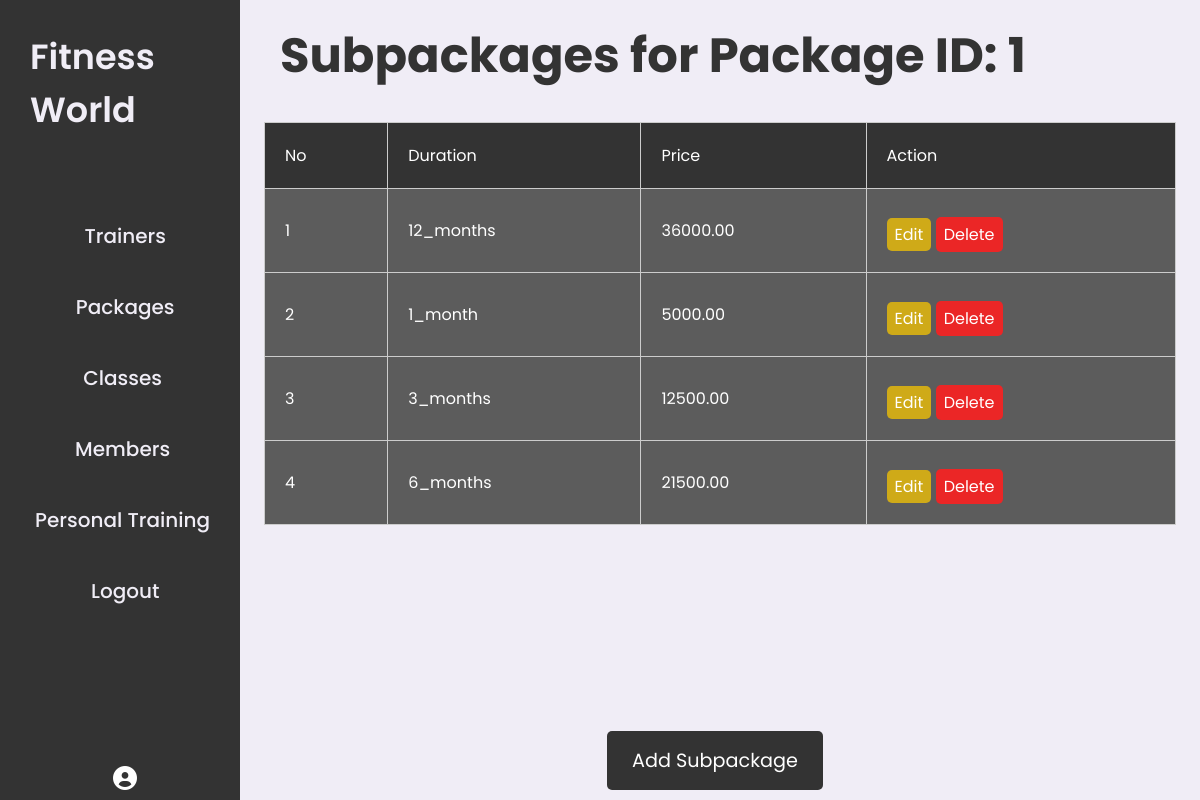
Screenshot of /admin/viewSubpackages.php?packageID=1 with the database file from the repository.
### tables this page shows
CREATE TABLE `subpackages` (
  `subPackageID` int(11) NOT NULL,
  `packageID` int(11) DEFAULT NULL,
  `duration` enum('1_month','3_months','6_months','12_months','1_session') NOT NULL,
  `price` decimal(10,2) NOT NULL
);

### admin/viewSubpackages.php (the view, shortened to what this page needs)
<?php
include('../connection.php');
if (isset($_GET['packageID'])) {
    $packageID = $_GET['packageID'];
    $query = "SELECT * FROM subpackages WHERE packageID = ?";
    $stmt = $con->prepare($query);
    $stmt->bind_param('i', $packageID);
    $stmt->execute();
    $result = $stmt->get_result();
    $subpackages = $result->fetch_all(MYSQLI_ASSOC);
} else {
    $_SESSION['error_message'] = 'Invalid request. Package ID is required.';
    header("Location: viewPackages.php");
    exit();
}
?>
<!DOCTYPE html>
<html lang="en">
<head>
    <link rel="stylesheet" href="../assets/css/styleadmin.css">
    <link rel="stylesheet" href="https://cdnjs.cloudflare.com/ajax/libs/font-awesome/6.0.0-beta3/css/all.min.css">
</head>
<body>
    <div class="admin-container">
        <?php include("sidemenu.php"); ?>
        <div class="content">
            <div class="content-header">
                <h1>Subpackages for Package ID: <?php echo $packageID; ?></h1>
            </div>
            <div class="content-section">
                <table class="event-table">
                    <thead>
                        <tr>
                            <th>No</th>
                            <th>Duration</th>
                            <th>Price</th>
                            <th>Action</th>
                        </tr>
                    </thead>
                    <tbody>
                        <?php
                        if (!empty($subpackages)) {
                            $count = 1;
                            foreach ($subpackages as $subpackage) {
                                echo "<tr>
                                        <td>{$count}</td>
                                        <td>{$subpackage['duration']}</td>
                                        <td>{$subpackage['price']}</td>
                                        <td>
                                            <a href='newSubpackage.php?subPackageID={$subpackage['subPackageID']}&packageID={$subpackage['packageID']}' class='edit-button'>Edit</a>
                                            <form method='post' action='' style='display:inline-block;'>
                                                <input type='hidden' name='subPackageID' value='{$subpackage['subPackageID']}'>
                                                <button type='submit' name='delete' class='delete-button'>Delete</button>
                                            </form>
                                        </td>
                                    </tr>";
                                $count++;
                            }
                        } else {
                            echo "<tr><td colspan='4'>No subpackages available for this package.</td></tr>";
                        }
                        ?>
                    </tbody>
                </table>
            </div>
            <div class="bottom-box">
                <a href="newSubpackage.php?packageID=<?php echo $packageID; ?>"><button class="button-main">Add Subpackage</button></a>
            </div>
        </div>
    </div>
</body>
</html>

### assets/css/styleadmin.css (style rules this page uses)
* { margin: 0; padding: 0; box-sizing: border-box; list-style: none; font-family: "Poppins", sans-serif; font-weight: 400; font-style: normal; text-decoration: none; font-size: 16px; }
:root { --lightpurple: #4d4d4d; --darkblue: #333; --silver: #f0edf6; --hover: rgb(43, 43, 43); --white: #ADBBDA; --middle:#5c5c5c; --main-color: #009ef9; }
body { width: 100%; height: 100vh; display: flex; }
.admin-container { display: flex; width: 100%; height: 100vh; }
.content { background-color: var(--silver); flex: 1; overflow-y: auto; }
.content-header { background-color: var(--ash); padding: 20px 40px; }
.content-header h1 { font-size: 3rem; font-weight: bold; color: var(--darkblue); }
.content-section { margin-top: 10px; max-height: 500px; overflow: scroll; }
.edit-button { font-size: 16px; background-color: #cfaa18; color: white; border: none; border-radius: 5px; padding: 5px 8px; cursor: pointer; }
.delete-button { font-size: 16px; background-color: red; color: white; border: none; border-radius: 5px; padding: 3px 8px; cursor: pointer; }
.event-table { width: 100%; border-collapse: collapse; }
.event-table thead { padding: 20px; }
.event-table, .event-table th, .event-table td { border: 1px solid var(--primary-color); }
.event-table th { border: 1px solid #ccc; padding: 20px; background-color: var(--darkblue); color: white; text-align: left; font-size: 16px; }
.event-table td { border: 1px solid #ccc; color: white; padding: 20px; background-color: var(--middle); font-size: 16px; text-align: left; }
.event-table { width: 95%; }
.event-table th, .event-table td { border: 1px solid #ccc; font-size: 16px; text-align: left; }
.content-section { display: flex; justify-content: center; }
.delete-button { margin-top: 8px; background-color: #eb2626; color: white; border: none; padding: 5px 8px; cursor: pointer; text-align: center; }
.bottom-box { position: absolute; width: 80%; bottom: 0%; display: flex; justify-content: center; align-items: center; gap: 2rem; height: 80px; }
.button-main { background-color: var(--darkblue); color: white; padding: 15px 25px; cursor: pointer; border: none; outline: none; border-radius: 5px; font-size: 1.2rem; transition: background-color 0.3s ease; margin-right: 10px; }
a { color: white; }

### rows the page displays
subpackages: duration "12_months", price "36000.00"
subpackages: duration "1_month", price "5000.00"
subpackages: duration "3_months", price "12500.00"
subpackages: duration "6_months", price "21500.00"

### other values shown
$packageID "1"
